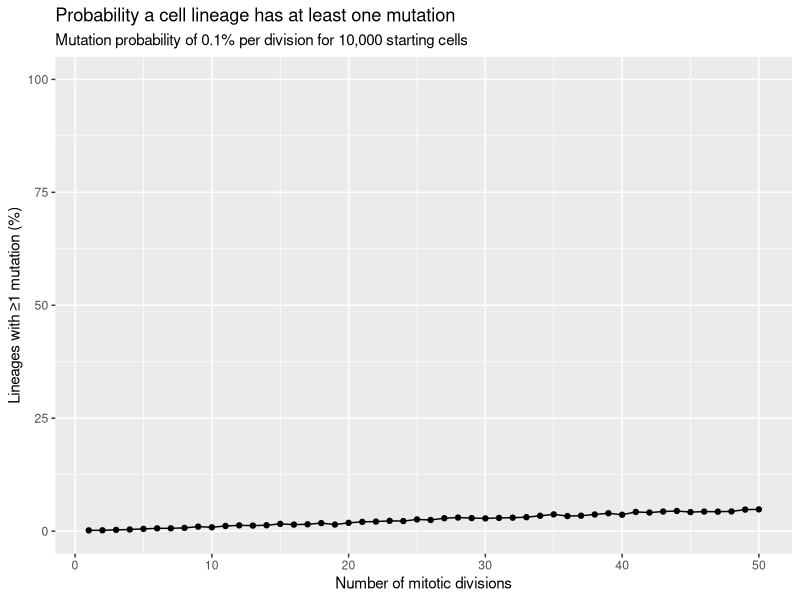
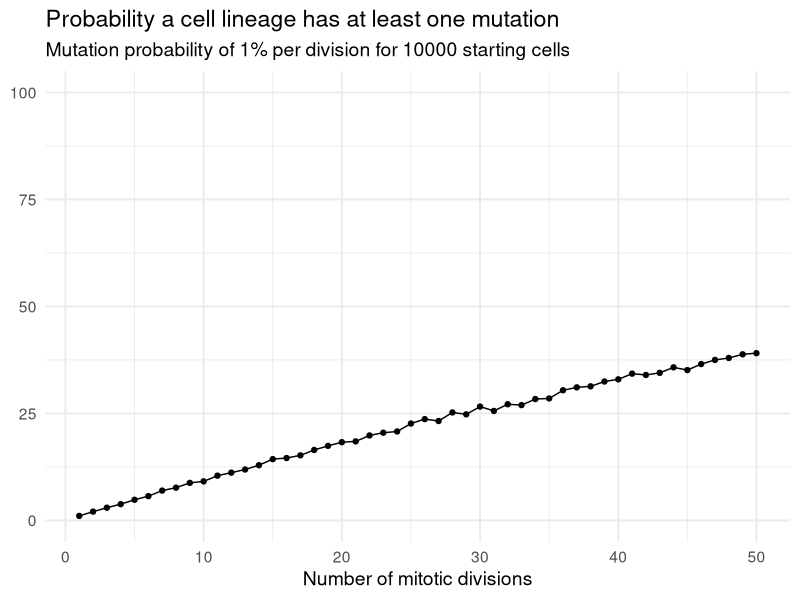
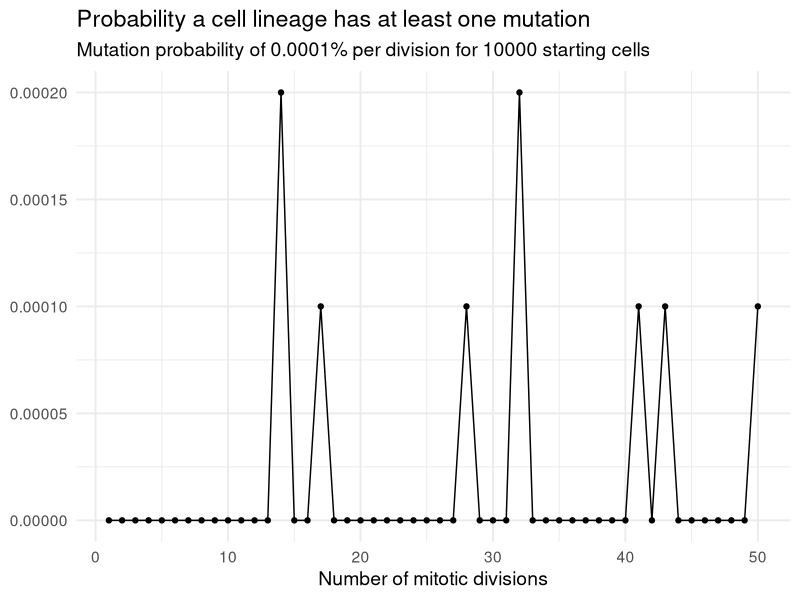

Here is the R script that generated these plots, in order:
## ---- chunk 1
#| message: false
#| warning: false
library(tidyverse)
set.seed(4747)

has_mutation_after_divisions <- function(n_divisions, prob){
  random <- runif(n_divisions)
  mutation_flag <- random < prob
  total_mutations <- sum(mutation_flag)
  total_mutations > 0
}
## ---- chunk 2
#| message: false
#| warning: false
set.seed(4747)
prob_0 <- 0.001
n_cells <- 10000
number_of_divisions <- 1:50

results <- map(number_of_divisions, function(n) {
  outcomes <- map_lgl(1:n_cells, function(x) {
    has_mutation_after_divisions(n_divisions = n, prob = prob_0)})
  tibble(divisions = n, prob_mutated = mean(outcomes))
}) |> list_rbind()

results
## ---- chunk 3
ggplot(results, aes(x = divisions, y = prob_mutated * 100)) +
  geom_line() +
  geom_point() +
  scale_y_continuous(limits = c(0, 100)) +
  labs(
    title = "Probability a cell lineage has at least one mutation",
    subtitle = "Mutation probability of 0.1% per division for 10,000 starting cells",
    x = "Number of mitotic divisions",
    y = "Lineages with ≥1 mutation (%)"
  )
## ---- chunk 4
set.seed(4747)
prob_1 <- 0.01
n_cells <- 10000
number_of_divisions <- 1:50

results_1 <- map(number_of_divisions, function(n) {
  outcomes_1 <- map_lgl(1:n_cells, function(x) {
    has_mutation_after_divisions(n_divisions = n, prob = prob_1)})
  tibble(divisions_1 = n, prob_mutated_1 = mean(outcomes_1))
}) |> list_rbind()

results_1
## ---- chunk 5
ggplot(results_1, aes(x = divisions_1, y = prob_mutated_1 * 100)) +
  geom_line() +
  geom_point() +
  scale_y_continuous(limits = c(0, 100)) +
  labs(
    title = "Probability a cell lineage has at least one mutation",
    subtitle = "Mutation probability of 1% per division for 10000 starting cells",
    x = "Number of mitotic divisions",
    y = NULL
  ) +
  theme_minimal(base_size = 14)
## ---- chunk 6
set.seed(4747)
prob_2 <- 1e-6
n_cells <- 10000
number_of_divisions <- 1:50

results_2 <- map(number_of_divisions, function(n) {
  outcomes_2 <- map_lgl(1:n_cells, function(x) {
    has_mutation_after_divisions(n_divisions = n, prob = prob_2)})
  tibble(divisions_2 = n, prob_mutated_2 = mean(outcomes_2))
}) |> list_rbind()

results_2
## ---- chunk 7
ggplot(results_2, aes(x = divisions_2, y = prob_mutated_2)) +
  geom_line() +
  geom_point() +
  labs(
    title = "Probability a cell lineage has at least one mutation",
    subtitle = "Mutation probability of 0.0001% per division for 10000 starting cells",
    x = "Number of mitotic divisions",
    y = NULL
  ) +
  theme_minimal(base_size = 14)
